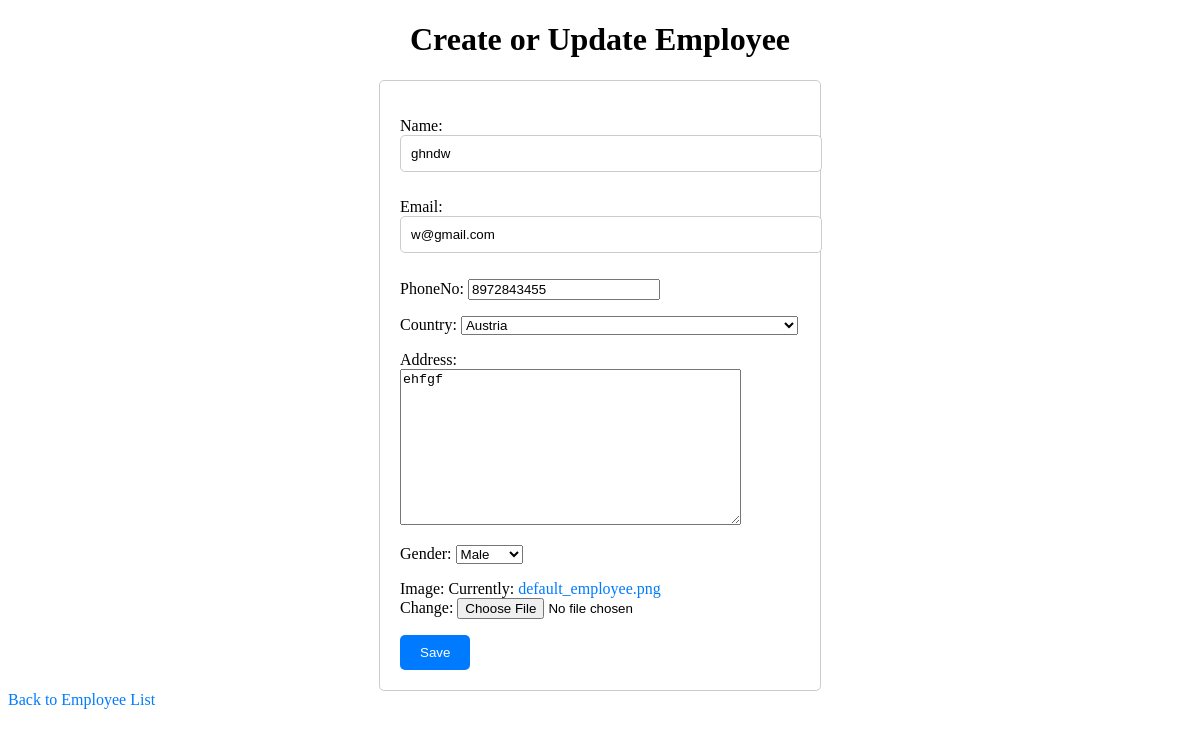
Page /employee/update/1/ on the committed database.
### crud/models.py (models this page shows, shortened)
class Employee(models.Model):
    id= models.AutoField(primary_key=True)
    Name = models.CharField(max_length=100)
    Email = models.EmailField(unique=True, null=False)
    PhoneNo = models.BigIntegerField()
    Country = models.CharField(max_length=100, choices= contries)
    Address = models.TextField()
    Gender = models.CharField(max_length=100, choices=[("Male", "Male"),("Female","Female"),("Other", "Other")])
    Image = models.ImageField(upload_to="empolye_images", default=default_image )

### crud/views.py (the view)
# urls.py: path('employee/update/<int:pk>/', crud.employee_update, name='employee_update'),
def employee_update(request, pk):
    employee = get_object_or_404(Employee, pk=pk)
    if request.method == "POST":
        form = Employeeform(request.POST, request.FILES, instance = employee)
        if form.is_valid():
            form.save()
            return redirect("employee_list")
    else:
        form = Employeeform(instance = employee)
    return render(request, "crud/employee_form.html", {"form": form})

### crud/forms.py (shortened to what this page needs)
class Employeeform(forms.ModelForm):
    class Meta:
        model = Employee
        fields = ['id','Name', 'Email', 'PhoneNo', 'Country', 'Address', 'Gender', 'Image']

### crud/templates/crud/employee_form.html (shortened to what this page needs)
<!DOCTYPE html>
<html>
<head>
</head>
<body>
    <h1 align="center">Create or Update Employee</h1>
    <form method="post" enctype="multipart/form-data">
        {{ form.as_p }}
        <button type="submit">Save</button>
    </form>
    <a href="{% url 'employee_list' %}">Back to Employee List</a>
</body>
</html>

### crud/templates/crud/employee_form.html (style rules this page uses)
form { max-width: 400px; margin: 0 auto; padding: 20px; border: 1px solid #ccc; border-radius: 5px; }
form input[type="text"], form input[type="email"], form input[type="tel"] { width: 100%; padding: 10px; margin-bottom: 10px; border: 1px solid #ccc; border-radius: 5px; }
form button[type="submit"] { background-color: #007BFF; color: #fff; padding: 10px 20px; border: none; border-radius: 5px; cursor: pointer; }
a { text-decoration: none; color: #007BFF; }

### rows in the picture
Employee: Name "ghndw", Email "w@gmail.com", PhoneNo "8972843455", Country "Austria", Address "ehfgf", Gender "Male"
